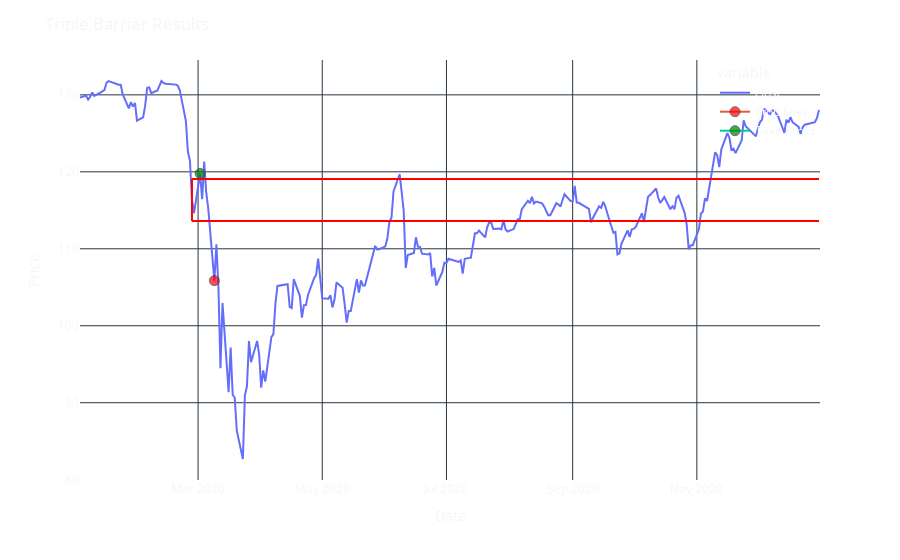

Notebook source saved alongside this figure:
### Code cell
# Save time events data to Excel using openpyxl
with pd.ExcelWriter(excel_file_path, engine='openpyxl', mode='a', if_sheet_exists='new') as writer:
    timeevents_df = pd.DataFrame({'timeevents': timeevents})
    timeevents_df.to_excel(writer, sheet_name='TimeEvents_Data', index=False)

# Triple barrier calculations
stds = vol['std']
timestamp = pd.Series(pd.NaT, index=timeevents)
side = pd.Series(1., index=timeevents)
target = stds.loc[timeevents]
ptsl = [1, 1]
events1 = pd.concat({'timestamp': timestamp, 'target': target, 'side': side}, axis=1).dropna(subset=['target'])
events1['End Time'] = timestamp
events1['Base Width'] = target
events1['Side'] = side

# Run the triple barrier function
out = triple_barrier(close, events1, ptsl, molecule=timeevents)
out.head(10)

# Save triple barrier data to Excel using openpyxl
with pd.ExcelWriter(excel_file_path, engine='openpyxl', mode='a', if_sheet_exists='new') as writer:
    out.to_excel(writer, sheet_name='TripleBarrier_Data', index=False)

# Plot the triple barrier results
pt, sl = ptsl[0]*target, ptsl[1]*target
upperbound, lowerbound = close[timeevents]*(1 + pt), close[timeevents]*(1 - sl)
i = 4
begining, ending = out.index[i], close.index[-1]
upper, lower = upperbound.iloc[i], lowerbound.iloc[i]
timesl, timept = out['stop_loss'].iloc[i], out['profit_taking'].iloc[i]
pricesl, pricept = close.loc[timesl], close.loc[timept]
fig = close.plot()
fig.add_shape(type="line", x0=begining, y0=upper, x1=begining, y1=lower, line=dict(color="red", width=2))
fig.add_shape(type="line", x0=begining, y0=upper, x1=ending, y1=upper, line=dict(color="red", width=2))
fig.add_shape(type="line", x0=begining, y0=lower, x1=ending, y1=lower, line=dict(color="red", width=2))
fig.add_trace(go.Scatter(x=[timesl], y=[pricesl], marker=dict(size=[10], color=['red']), name="Stop Loss"))
fig.add_trace(go.Scatter(x=[timept], y=[pricept], marker=dict(size=[10], color=['green']), name="Take Profit"))

# Apply custom layout
update_figure_layout(fig, "Triple Barrier Results", "Date", "Price")
fig.show()

### Figure 1 — Plotly figure (JSON) as saved in the notebook; plotly's stock layout.template omitted (floating-point values rounded to 4 significant figures; data arrays with more than 128 entries replaced by an {"elided": "..."} marker saying what was removed)
{"data": [{"hovertemplate": "variable=close<br>dates=%{x}<br>value=%{y}<extra></extra>", "legendgroup": "close", "line": {"color": "#636efa", "dash": "solid"}, "marker": {"symbol": "circle"}, "mode": "lines", "name": "close", "orientation": "v", "showlegend": true, "type": "scatter", "x": {"elided": "244 str values"}, "xaxis": "x", "y": {"elided": "244 float values"}, "yaxis": "y"}, {"marker": {"color": ["red"], "size": [10]}, "name": "Stop Loss", "type": "scatter", "x": ["2020-03-09T00:00:00"], "y": [105.9]}, {"marker": {"color": ["green"], "size": [10]}, "name": "Take Profit", "type": "scatter", "x": ["2020-03-02T00:00:00"], "y": [119.8]}], "layout": {"legend": {"title": {"text": "variable"}, "tracegroupgap": 0, "x": 1, "xanchor": "auto", "y": 1, "yanchor": "auto"}, "margin": {"t": 60}, "paper_bgcolor": "rgba(0,0,0,0)", "plot_bgcolor": "rgba(0,0,0,0)", "shapes": [{"line": {"color": "red", "width": 2}, "type": "line", "x0": "2020-02-27T00:00:00", "x1": "2020-02-27T00:00:00", "y0": 119.1, "y1": 113.6}, {"line": {"color": "red", "width": 2}, "type": "line", "x0": "2020-02-27T00:00:00", "x1": "2020-12-31T00:00:00", "y0": 119.1, "y1": 119.1}, {"line": {"color": "red", "width": 2}, "type": "line", "x0": "2020-02-27T00:00:00", "x1": "2020-12-31T00:00:00", "y0": 113.6, "y1": 113.6}], "title": {"text": "Triple Barrier Results"}, "xaxis": {"anchor": "y", "domain": [0, 1], "title": {"text": "Date"}}, "yaxis": {"anchor": "x", "domain": [0, 1], "title": {"text": "Price"}}}}
